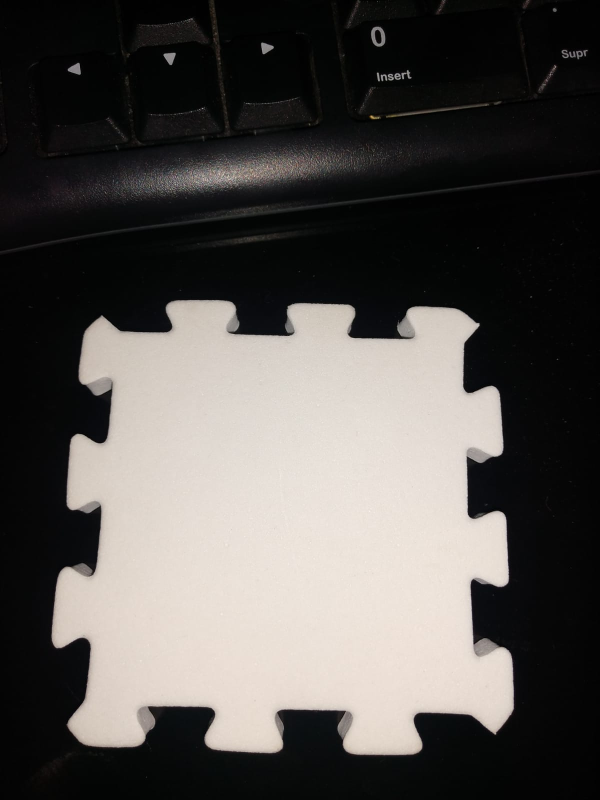
#> input picture PDI/contornos/contorno2.jpeg, 1200 x 1600 px (shown at 1/2 size)
$ python poligonos.py
#> lines starting #> are read from the running program, lines starting #| are printed output that depends on the picture; after the words box and inside, x2 and y2 are one past the last pixel; in counts of white or black regions, pixels touching at a corner belong together
# -*- coding: utf-8 -*-
"""
Created on Thu Mar 20 14:05:58 2025

@author: dtrej
"""

import cv2
import numpy as np

img = cv2.imread("contorno2.jpeg")
#> img is the input picture: shape (1600, 1200, 3); mean B, G, R 79.3, 82.3, 85.6
img2 = img.copy()
gray = cv2.cvtColor(img, cv2.COLOR_BGR2GRAY)

_, th = cv2.threshold(gray, 100, 255, cv2.THRESH_BINARY)
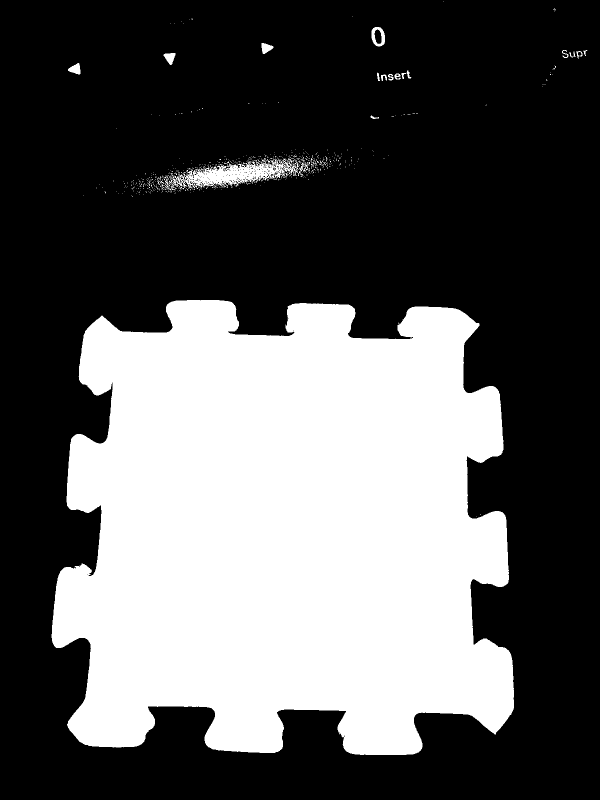
#> th: shape (1600, 1200) (shown at 1/2 size); 35.9% white; 540 white regions (518 under 20 px), largest, box (x1, y1, x2, y2) and area: (103, 600, 1028, 1510) 678266, (329, 316, 599, 381) 6953, (743, 54, 770, 93) 562
kernel = np.ones((3, 3), np.uint8)
closing = cv2.morphologyEx(th, cv2.MORPH_CLOSE, kernel)
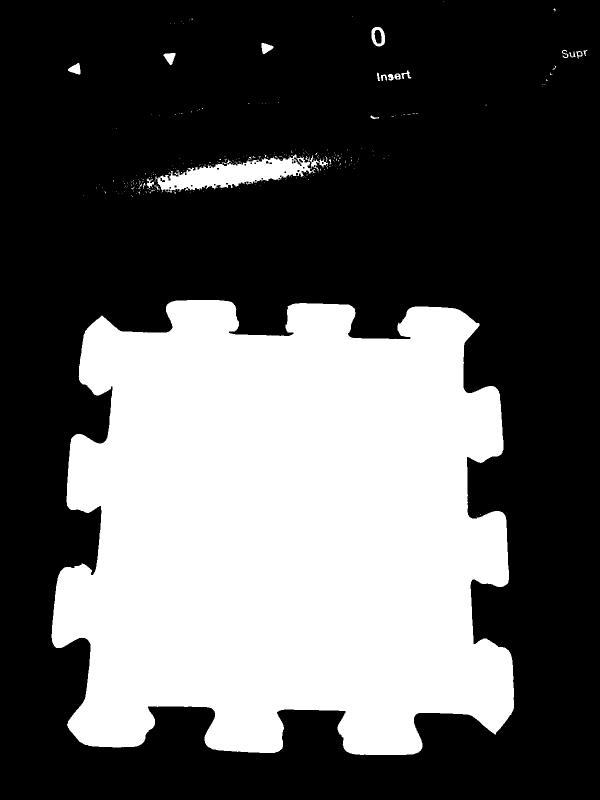
#> closing: shape (1600, 1200) (shown at 1/2 size); 36.1% white; 257 white regions (237 under 20 px)

contours, jerarquia = cv2.findContours(closing, cv2.RETR_TREE, cv2.CHAIN_APPROX_SIMPLE)
#> contours = 298 contours, 266 with area under 20; largest, box (x1, y1, x2, y2) and area: (103, 600, 1028, 1510) 676040, (311, 308, 656, 385) 11322, (743, 54, 770, 93) 818, (748, 59, 764, 88) 336, (136, 126, 161, 149) 328; jerarquia = 298 rows, first 6: [1, -1, -1, -1], [2, 0, -1, -1], [3, 1, -1, -1], [4, 2, -1, -1], [5, 3, -1, -1], [6, 4, -1, -1]

contornosLista = []

for index in range(len(contours)):

    area = cv2.contourArea(contours[index])

    if area > 50000:
        contornosLista.append(contours[index])

        cnt = contours[index]
        M = cv2.moments(cnt)

        cx = int(M['m10']/M['m00'])#Calculamos la coordenada x del centroide
        cy = int(M['m01']/M['m00'])#Calculamos la coordenada y del centroide

        cx2 = cx + 444

        resultado = cv2.pointPolygonTest(cnt, (int(cx2), int(cy)), False)

        if resultado == 1:
            img = cv2.circle(img2, (cx2, cy), radius= 10, color = (255, 0, 0), thickness = -1)
            img = cv2.putText(img2, "El punto se encuentra dentro del contorno", (10, 50),
                               cv2.FONT_HERSHEY_SIMPLEX, 1, (255, 0, 0), 2, cv2.LINE_AA)

        elif resultado == -1:
            img2 = cv2.circle(img2, (cx2, cy), radius= 10, color = (0, 0, 255), thickness = -1)
            img2 = cv2.putText(img2, "El punto se encuentra fuera del contorno", (10, 50),
                               cv2.FONT_HERSHEY_SIMPLEX, 1, (0, 0, 255), 2, cv2.LINE_AA)

        elif resultado == 0:
            img2 = cv2.circle(img2, (cx2, cy), radius= 10, color = (0, 255, 0), thickness = -1)
            img2 = cv2.putText(img2, "El punto se encuentra sobre el contorno", (10, 50),
                               cv2.FONT_HERSHEY_SIMPLEX, 1, (0, 255, 0), 2, cv2.LINE_AA)

        img2 = cv2.circle(img2, (cx, cy), radius= 5, color = (255, 200, 0), thickness = -1)
#> this loop made 298 passes
#> (area, cx, cy, cx2, resultado) on pass 3: (676040, 569, 1059, 1013, 0)
#> after the loop, contornosLista = 1 contour; box (x1, y1, x2, y2) and area: (103, 600, 1028, 1510) 676040


cv2.drawContours(img2, contornosLista, -1, (0, 0, 255), 5)
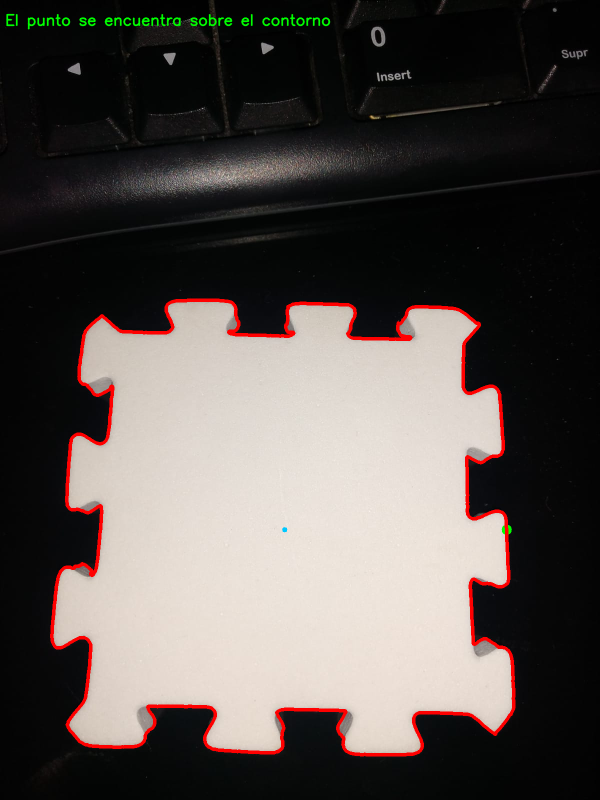
#> img2: shape (1600, 1200, 3) (shown at 1/2 size); mean B, G, R 77.5, 81.1, 88
# cantidad = len(contornosLista)

# img2 = cv2.putText(img2, "Son " + str(cantidad) + " monedas", (10, 50),
#                    cv2.FONT_HERSHEY_SIMPLEX, 1, (0, 0, 255), 2, cv2.LINE_AA)

# print("Son " + str(cantidad) + " monedas")

cv2.namedWindow("conteo", cv2.WINDOW_NORMAL)

cv2.imshow("conteo", img2)

cv2.waitKey()
cv2.destroyAllWindows()
